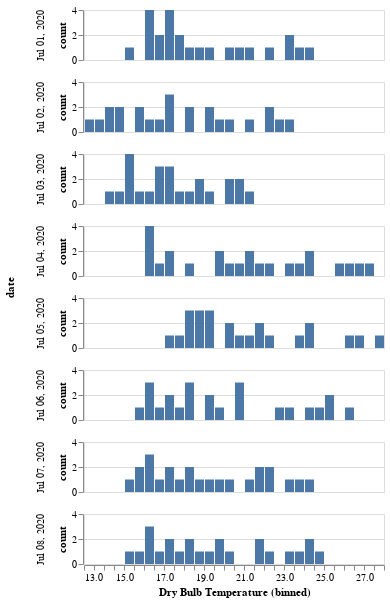

The notebook cell this image was saved under:
### Code cell
alt.Chart(date_df).mark_bar().encode(
    alt.X("Dry Bulb Temperature:Q").bin(step=0.5),
    y=alt.Y("count()", title="count"),
    row="date",
).properties(
    width=300, height=50
)

### Figure 1 — Vega-Lite specification as saved in the notebook (floating-point values rounded to 4 significant figures; data arrays with more than 128 entries replaced by an {"elided": "..."} marker saying what was removed)
{"config": {"view": {"continuousWidth": 300, "continuousHeight": 300}}, "data": {"name": "data-0ad978a5fb3631efcd8a89da93808daf"}, "mark": {"type": "bar"}, "encoding": {"row": {"field": "date", "type": "temporal"}, "x": {"bin": {"step": 0.5}, "field": "Dry Bulb Temperature", "type": "quantitative"}, "y": {"aggregate": "count", "title": "count", "type": "quantitative"}}, "height": 50, "width": 300, "$schema": "https://vega.github.io/schema/vega-lite/v5.20.1.json", "datasets": {"data-0ad978a5fb3631efcd8a89da93808daf": {"elided": "192 records"}}}
